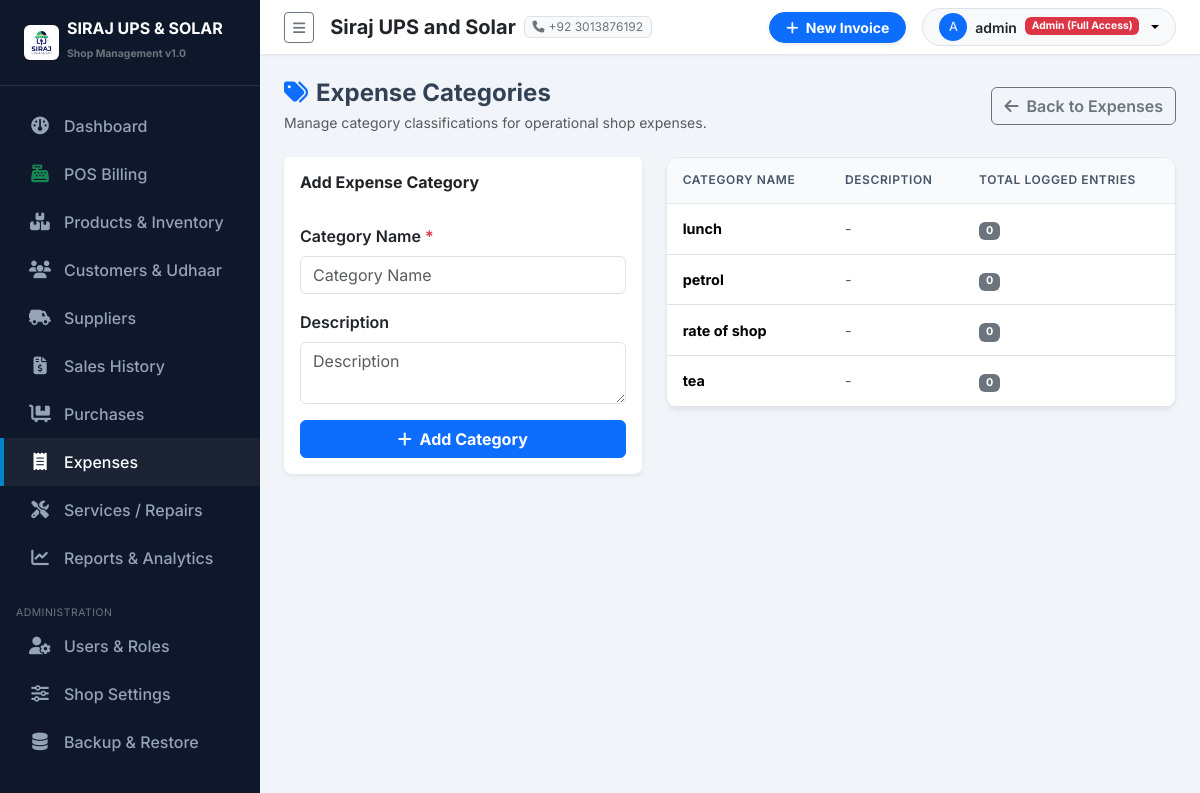
The page /expenses/categories/ (signed in) on the database its author committed.
### purchases/settings_app/models.py (models this page shows, shortened)
class ShopSettings(models.Model):
    shop_name = models.CharField(max_length=200, default="Siraj UPS and Solar")
    subtitle = models.CharField(max_length=255, default="UPS | Solar Systems | Batteries | Inverters | Accessories")
    address = models.TextField(default="Main Market, Shop #12, City Center")
    phone = models.CharField(max_length=50, default="+92 300 1234567")
    whatsapp = models.CharField(max_length=50, default="+92 300 1234567")
    email = models.EmailField(default="contact@sirajupssolar.com", blank=True)
    ntn_number = models.CharField(max_length=50, blank=True, help_text="NTN / Tax Number")
    invoice_footer = models.TextField(default="Thank you for choosing Siraj UPS and Solar! Goods once sold are non-refundable after 7 days.")
    logo = models.ImageField(upload_to='shop_logo/', blank=True, null=True)
    class Meta:
        verbose_name = "Shop Setting"
        verbose_name_plural = "Shop Settings"
    @classmethod
    def get_settings(cls):
        obj, created = cls.objects.get_or_create(id=1)
        return obj

### accounts/models.py (models this page shows, shortened)
class UserProfile(models.Model):
    ROLE_ADMIN = 'ADMIN'
    ROLE_STAFF = 'STAFF'
    ROLE_CHOICES = [
        (ROLE_ADMIN, 'Admin (Full Access)'),
        (ROLE_STAFF, 'Staff / Cashier'),
    ]
    user = models.OneToOneField(User, on_delete=models.CASCADE, related_name='profile')
    role = models.CharField(max_length=20, choices=ROLE_CHOICES, default=ROLE_STAFF)
    phone = models.CharField(max_length=30, blank=True)
    address = models.CharField(max_length=255, blank=True)
    is_active_staff = models.BooleanField(default=True)
    def is_admin(self):
        return self.role == self.ROLE_ADMIN or self.user.is_superuser

### expenses/models.py (models this page shows, shortened)
class ExpenseCategory(models.Model):
    name = models.CharField(max_length=100, unique=True)
    description = models.TextField(blank=True)
    class Meta:
        verbose_name_plural = "Expense Categories"
        ordering = ['name']

### expenses/views.py (the view)
# urls.py: path('categories/', views.category_list, name='category_list'),
@login_required
def category_list(request):
    categories = ExpenseCategory.objects.all()
    if request.method == 'POST':
        form = ExpenseCategoryForm(request.POST)
        if form.is_valid():
            form.save()
            messages.success(request, "Expense category added successfully!")
            return redirect('expenses:category_list')
    else:
        form = ExpenseCategoryForm()
    return render(request, 'expenses/category_list.html', {'categories': categories, 'form': form})

### expenses/forms.py
class ExpenseCategoryForm(forms.ModelForm):
    class Meta:
        model = ExpenseCategory
        fields = ['name', 'description']
        widgets = {
            'name': forms.TextInput(attrs={'class': 'form-control', 'placeholder': 'Category Name'}),
            'description': forms.Textarea(attrs={'class': 'form-control', 'rows': 2, 'placeholder': 'Description'}),
        }

### templates/expenses/category_list.html (shortened to what this page needs)
{% extends 'base.html' %}
{% block content %}
<div class="d-flex justify-content-between align-items-center mb-4">
    <div>
        <h4 class="fw-bold mb-1"><i class="fa-solid fa-tags me-2 text-primary"></i>Expense Categories</h4>
        <p class="text-muted small mb-0">Manage category classifications for operational shop expenses.</p>
    </div>
    <a href="{% url 'expenses:expense_list' %}" class="btn btn-outline-secondary fw-semibold">
        <i class="fa-solid fa-arrow-left me-1"></i> Back to Expenses
    </a>
</div>
<div class="row g-4">
    <div class="col-md-5">
        <div class="card border-0 shadow-sm rounded-3">
            <div class="card-header bg-white py-3 border-0">
                <h6 class="fw-bold text-dark mb-0">Add Expense Category</h6>
            </div>
            <div class="card-body p-3">
                <form method="post">
                    <div class="mb-3">
                        <label class="form-label fw-semibold">Category Name <span class="text-danger">*</span></label>
                        {{ form.name }}
                    </div>
                    <div class="mb-3">
                        <label class="form-label fw-semibold">Description</label>
                        {{ form.description }}
                    </div>
                    <button type="submit" class="btn btn-primary w-100 fw-bold"><i class="fa-solid fa-plus me-1"></i> Add Category</button>
                </form>
            </div>
        </div>
    </div>
    <div class="col-md-7">
        <div class="custom-table-card">
            <div class="table-responsive">
                <table class="table table-hover align-middle mb-0">
                    <thead>
                        <tr>
                            <th>Category Name</th>
                            <th>Description</th>
                            <th>Total Logged Entries</th>
                        </tr>
                    </thead>
                    <tbody>
                        {% for c in categories %}
                        <tr>
                            <td class="fw-bold">{{ c.name }}</td>
                            <td class="small text-muted">{{ c.description|default:"-" }}</td>
                            <td><span class="badge bg-secondary">{{ c.expenses.count }}</span></td>
                        </tr>
                        {% empty %}
                        <tr><td colspan="3" class="text-center text-muted py-4">No categories added yet.</td></tr>
                        {% endfor %}
                    </tbody>
                </table>
            </div>
        </div>
    </div>
</div>
{% endblock %}

### templates/base.html (shortened to what this page needs)
{% load static %}
<!DOCTYPE html>
<html lang="en">
<head>
    <link href="https://cdn.jsdelivr.net/npm/bootstrap@5.3.2/dist/css/bootstrap.min.css" rel="stylesheet">
    <link href="https://cdnjs.cloudflare.com/ajax/libs/font-awesome/6.4.2/css/all.min.css" rel="stylesheet">
    <link href="{% static 'css/custom.css' %}" rel="stylesheet">
</head>
<body>
    <div class="d-flex" id="wrapper">
        {% include 'sidebar.html' %}
        <div id="page-content-wrapper">
            {% include 'navbar.html' %}
            <div class="container-fluid p-4">
                {% block content %}{% endblock %}
            </div>
        </div>
    </div>
</body>
</html>

### templates/sidebar.html (shortened to what this page needs)
{% load static %}
<div id="sidebar-wrapper">
    <div class="sidebar-heading d-flex align-items-center gap-2">
        {% if shop_settings and shop_settings.logo %}
            <img src="{{ shop_settings.logo.url }}" alt="Logo" style="max-height: 35px;" class="rounded">
        {% else %}
            <i class="fa-solid fa-bolt text-warning fs-4"></i>
        {% endif %}
        <div>
            <div class="lh-1 text-white fs-6">SIRAJ UPS & SOLAR</div>
            <small class="text-secondary style-sub" style="font-size: 0.65rem;">Shop Management v1.0</small>
        </div>
    </div>
    <div class="sidebar-nav">
        <a href="{% url 'dashboard:index' %}" class="nav-link {% if request.resolver_match.app_name == 'dashboard' %}active{% endif %}">
            <i class="fa-solid fa-gauge"></i> Dashboard
        </a>
        <a href="{% url 'sales:pos_billing' %}" class="nav-link {% if request.resolver_match.url_name == 'pos_billing' %}active{% endif %}">
            <i class="fa-solid fa-cash-register text-success"></i> POS Billing
        </a>
        <a href="{% url 'products:product_list' %}" class="nav-link {% if request.resolver_match.app_name == 'products' %}active{% endif %}">
            <i class="fa-solid fa-boxes-stacked"></i> Products & Inventory
        </a>
        <a href="{% url 'customers:customer_list' %}" class="nav-link {% if request.resolver_match.app_name == 'customers' %}active{% endif %}">
            <i class="fa-solid fa-users"></i> Customers & Udhaar
        </a>
        <a href="{% url 'suppliers:supplier_list' %}" class="nav-link {% if request.resolver_match.app_name == 'suppliers' %}active{% endif %}">
            <i class="fa-solid fa-truck-field"></i> Suppliers
        </a>
        <a href="{% url 'sales:sale_list' %}" class="nav-link {% if request.resolver_match.app_name == 'sales' and request.resolver_match.url_name != 'pos_billing' %}active{% endif %}">
            <i class="fa-solid fa-file-invoice-dollar"></i> Sales History
        </a>
        <a href="{% url 'purchases:purchase_list' %}" class="nav-link {% if request.resolver_match.app_name == 'purchases' %}active{% endif %}">
            <i class="fa-solid fa-cart-flatbed"></i> Purchases
        </a>
        <a href="{% url 'expenses:expense_list' %}" class="nav-link {% if request.resolver_match.app_name == 'expenses' %}active{% endif %}">
            <i class="fa-solid fa-receipt"></i> Expenses
        </a>
        <a href="{% url 'services:service_list' %}" class="nav-link {% if request.resolver_match.app_name == 'services' %}active{% endif %}">
            <i class="fa-solid fa-screwdriver-wrench"></i> Services / Repairs
        </a>
        <a href="{% url 'reports:index' %}" class="nav-link {% if request.resolver_match.app_name == 'reports' %}active{% endif %}">
            <i class="fa-solid fa-chart-line"></i> Reports & Analytics
        </a>
        {% if user.profile.is_admin %}
        <small class="text-uppercase text-secondary px-3 style-sub" style="font-size: 0.65rem; letter-spacing: 0.05em;">Administration</small>
        <a href="{% url 'accounts:user_list' %}" class="nav-link {% if request.resolver_match.app_name == 'accounts' %}active{% endif %}">
            <i class="fa-solid fa-user-gear"></i> Users & Roles
        </a>
        <a href="{% url 'settings_app:shop_settings' %}" class="nav-link {% if request.resolver_match.app_name == 'settings_app' and request.resolver_match.url_name == 'shop_settings' %}active{% endif %}">
            <i class="fa-solid fa-sliders"></i> Shop Settings
        </a>
        <a href="{% url 'settings_app:backup_restore' %}" class="nav-link {% if request.resolver_match.url_name == 'backup_restore' %}active{% endif %}">
            <i class="fa-solid fa-database"></i> Backup & Restore
        </a>
        {% endif %}
    </div>
</div>

### templates/navbar.html (shortened to what this page needs)
{% load static %}
<nav class="navbar navbar-expand-lg top-navbar px-4 py-2">
    <div class="container-fluid p-0">
        <button class="btn btn-sm btn-outline-secondary me-3" id="sidebarToggle">
            <i class="fa-solid fa-bars"></i>
        </button>
        <div class="d-none d-md-flex align-items-center gap-2 me-auto">
            <span class="fw-bold text-dark fs-5">{{ shop_settings.shop_name }}</span>
            <span class="badge bg-light text-secondary border fw-normal"><i class="fa-solid fa-phone me-1"></i>{{ shop_settings.phone }}</span>
        </div>
        <div class="d-flex align-items-center gap-3">
            <a href="{% url 'sales:pos_billing' %}" class="btn btn-primary btn-sm px-3 fw-bold rounded-pill shadow-sm">
                <i class="fa-solid fa-plus me-1"></i> New Invoice
            </a>
            <div class="dropdown">
                <button class="btn btn-light btn-sm dropdown-toggle d-flex align-items-center gap-2 border rounded-pill px-3" type="button" data-bs-toggle="dropdown">
                    <div class="bg-primary text-white rounded-circle d-flex align-items-center justify-content-center" style="width: 28px; height: 28px; font-size: 0.8rem;">
                        {{ user.username|first|upper }}
                    </div>
                    <span class="fw-semibold text-dark">{{ user.username }}</span>
                    <span class="badge {% if user.profile.is_admin %}bg-danger{% else %}bg-info text-dark{% endif %}" style="font-size: 0.65rem;">
                        {{ user.profile.get_role_display }}
                    </span>
                </button>
            </div>
        </div>
    </div>
</nav>

### purchases/static/css/custom.css (style rules this page uses)
:root { --primary-color: #0284c7; --primary-hover: #0369a1; --dark-bg: #0f172a; --dark-surface: #1e293b; --light-bg: #f8fafc; --card-shadow: 0 4px 6px -1px rgba(0, 0, 0, 0.05), 0 2px 4px -1px rgba(0, 0, 0, 0.03); --border-color: #e2e8f0; }
body { font-family: 'Inter', sans-serif; background-color: #f1f5f9; color: #334155; overflow-x: hidden; }
#sidebar-wrapper { min-height: 100vh; width: 260px; background-color: var(--dark-bg); color: #f8fafc; transition: margin 0.25s ease-out; }
#sidebar-wrapper .sidebar-heading { padding: 1.25rem 1.5rem; font-size: 1.2rem; font-weight: 700; color: #ffffff; border-bottom: 1px solid rgba(255, 255, 255, 0.1); }
.sidebar-nav { padding: 1rem 0; }
.sidebar-nav .nav-link { padding: 0.75rem 1.5rem; color: #94a3b8; font-weight: 500; display: flex; align-items: center; gap: 0.75rem; transition: all 0.2s ease-in-out; border-left: 4px solid transparent; }
.sidebar-nav .nav-link:hover, .sidebar-nav .nav-link.active { color: #ffffff; background-color: rgba(255, 255, 255, 0.05); border-left-color: var(--primary-color); }
.sidebar-nav .nav-link i { font-size: 1.1rem; width: 24px; text-align: center; }
#page-content-wrapper { flex: 1; min-width: 0; }
.top-navbar { background-color: #ffffff; border-bottom: 1px solid var(--border-color); box-shadow: 0 1px 2px 0 rgba(0, 0, 0, 0.05); }
.custom-table-card { background-color: #ffffff; border-radius: 0.75rem; border: 1px solid var(--border-color); box-shadow: var(--card-shadow); overflow: hidden; }
.table thead th { background-color: #f8fafc; color: #475569; font-weight: 600; text-transform: uppercase; font-size: 0.75rem; letter-spacing: 0.05em; border-bottom: 1px solid var(--border-color); padding: 0.85rem 1rem; }
.table tbody td { padding: 0.85rem 1rem; vertical-align: middle; font-size: 0.9rem; }

### rows shown on the page
ShopSettings: logo (picture), shop_name "Siraj UPS and Solar", phone "+92 3013876192"
ExpenseCategory: name "lunch", description "-", expenses.count "0"
ExpenseCategory: name "petrol", description "-", expenses.count "0"
ExpenseCategory: name "rate of shop", description "-", expenses.count "0"
ExpenseCategory: name "tea", description "-", expenses.count "0"

### other values the page prints
{{ user.username|first|upper }} "A"
{{ user.username }} "admin"
{{ user.profile.get_role_display }} "Admin (Full Access)"
